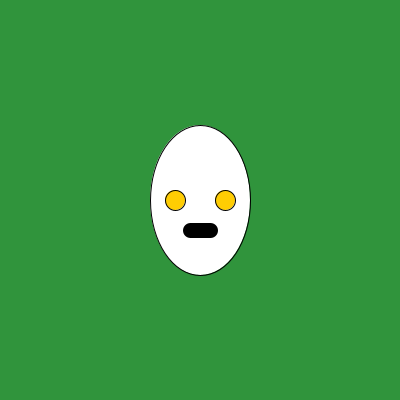
Frame 1 (no input)
Frame 60 (the mouse pressed at the canvas centre just before this capture): identical to frame 1, image omitted
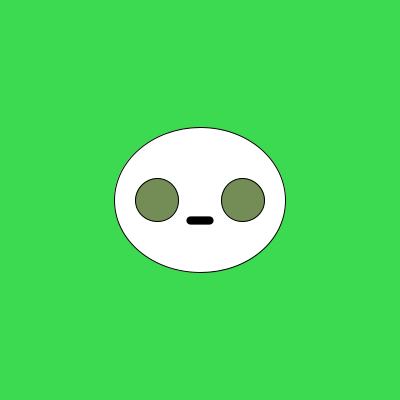
Frame 120 (the mouse held since frame 60 and released just before this capture)

The Processing sketch that drew these frames (run headless with seeded random() and noise(); from frame 60 on, the mouse is pressed at the canvas centre):

// Processing sketch: processing_71617
// ── processing_71617.pde

float eyeSize = 20; 
float faceWidth = 100; 
float faceHeight = 150; 
float mouth = 15;
float mouthWidth = 10;
float mouthPlace = 30;

float r = 48;
float g = 148;
float b = 60;

float r1 = 255;
float g1 = 205;
float b1 = 3;
 
void setup(){
  size(400,400); 
}
 
void draw(){
  background(r, g, b);
  strokeWeight (1);
  fill (255);
  ellipse (width/2, height/2, faceWidth, faceHeight); 
 
  float eyeLX = width/2 - faceWidth*0.25;
  float eyeRX = width/2 + faceWidth*0.25;
  fill (r1, g1, b1);
  ellipse (eyeLX, height/2, eyeSize, eyeSize); 
  ellipse (eyeRX, height/2, eyeSize, eyeSize); 
  
  strokeWeight (mouth);
  line (width/2-mouthWidth,height/2+mouthPlace, width/2+mouthWidth,height/2+mouthPlace);
}
 
void mousePressed(){
  faceWidth  = random (75,  225); 
  faceHeight = random (100, 275); 
  eyeSize    = random (10,  45); 
  
  //background color
  r = random (0, 255);
  g = random (0, 255);
  b = random (0, 255);
  //eye color
  r1 = random (0, 255);
  g1 = random (0, 255);
  b1 = random (0, 255);
  //mouth
  mouth = random (5, 40);
  mouthWidth = random (5, 25);
  mouthPlace = random (20, 55);
}
